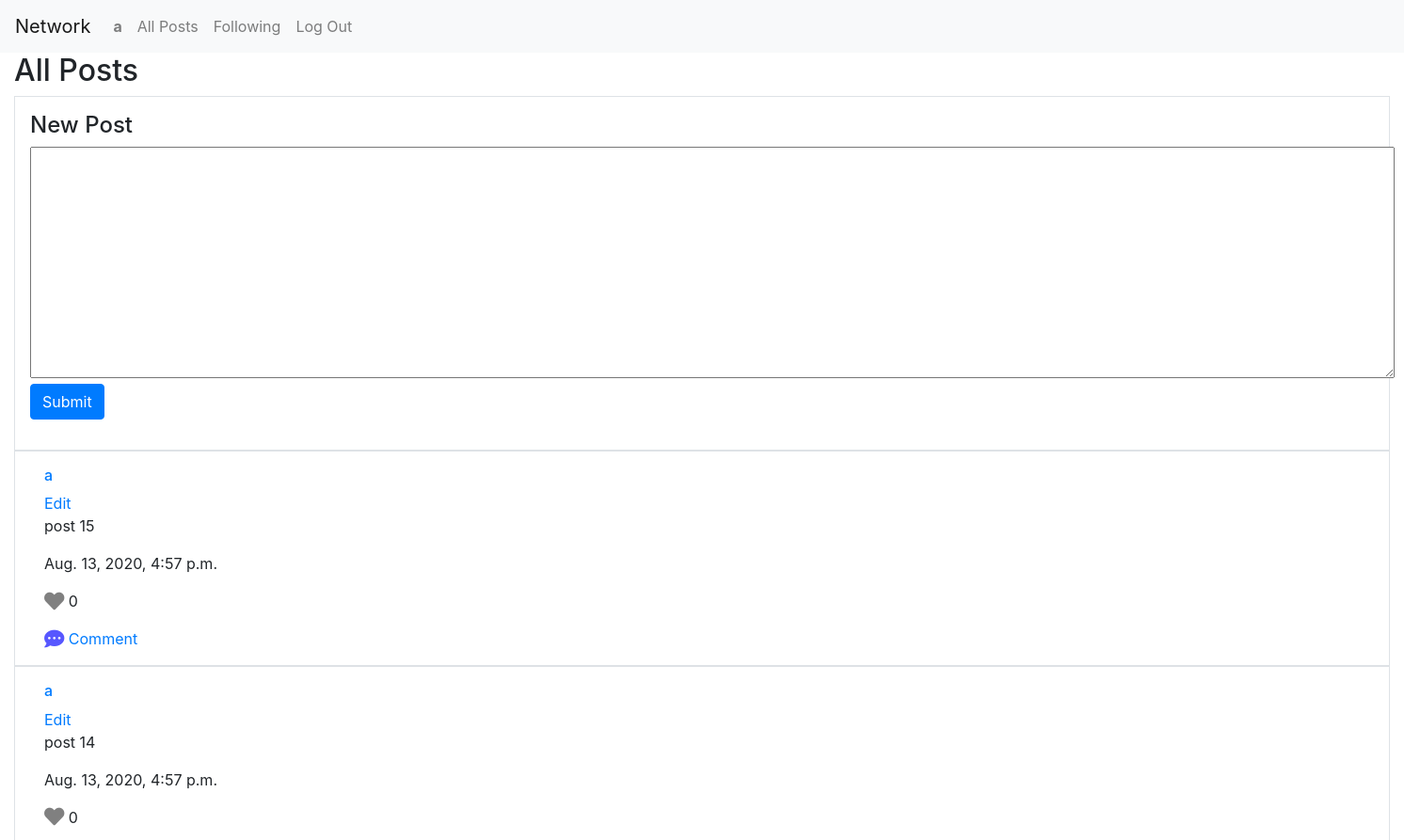
Page / (signed in, upper part) on the earlier database version.
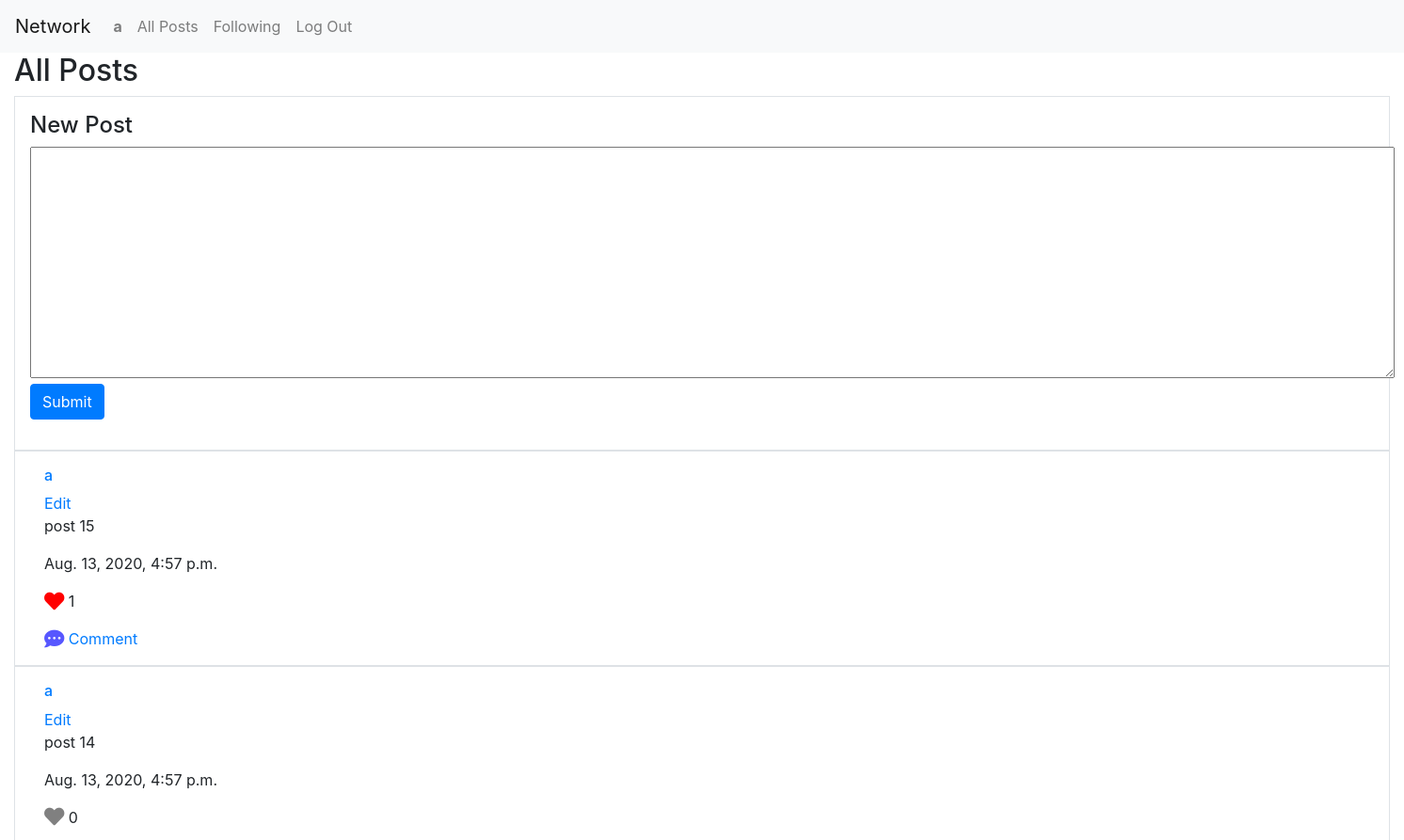
Same page on the later database version.
### network/models.py (models this page shows, shortened)
class Post(models.Model):
    user = models.ForeignKey(User, on_delete = models.CASCADE, related_name="post_user")
    text = models.TextField()
    time = models.DateTimeField(auto_now_add=True)
    likes = models.ForeignKey(Like, null=True, blank=True, on_delete = models.CASCADE, related_name="post_likes")
    comments = models.ManyToManyField(Comment, blank=True, related_name="post_comments")

class Like(models.Model):
    users = models.ManyToManyField(User, related_name="like_users")
    num = models.PositiveIntegerField(default=0)

class User(AbstractUser):
    pass

### network/views.py (the view, shortened to what this page needs)
# urls.py: path("", views.index, name="index"),
def index(request):
    if request.user.is_authenticated:
        if request.method == 'GET':
            all_posts = Post.objects.all().order_by('-time')
            page = request.GET.get('page', 1)
            paginator = Paginator(all_posts, 10)
            try:
                posts = paginator.page(page)
            except PageNotAnInteger:
                posts = paginator.page(1)
            except EmptyPage:
                posts = paginator.page(paginator.num_pages)
            post_form = PostForm(initial={'user': request.user})
            comment_form = CommentForm(initial={'user': request.user})
            return render(request, "network/index.html", {'posts': posts, 'post_form': post_form, 'comment_form': comment_form})
    else:
        return HttpResponseRedirect(reverse("login"))

### network/models.py
class PostForm(ModelForm):
    class Meta:
        model = Post
        fields = ('text',)
        exclude = ('user','time','likes','comments',)
        widgets = {
            "message": Textarea(
                attrs={"rows": 5, "cols": 200}
            )
        }
        error_messages = {
            'text': {
                'max_length': _("This post is too long."),
            },
        }

class CommentForm(ModelForm):
    class Meta:
        model = Comment
        fields = ('comment',)
        exclude = ('user',)
        labels = {
            "comment": _("Comment"),
        }
        widgets = {
            "message": Textarea(
                attrs={"rows": 5, "cols": 200}
            )
        }
        error_messages = {
            'text': {
                'max_length': _("This comment is too long."),
            },
        }

### network/templates/network/index.html (shortened to what this page needs)
{% extends "network/layout.html" %}
{% load static %}
{% block body %}
    <h2>All Posts</h2>
    <div class='row border mx-auto p-3' id="new_post">
        <h4>New Post</h4>
        <form action="{% url 'index' %}" method="POST" class="form-group">
            {{ post_form.text }}
            <input type="submit" class="btn btn-primary" name="post-submit" id="post-submit">
        </form>
    </div>
    <div id="posts">
        {% for post in posts %}
            <div class='row border mx-auto p-3' id="post">
                <div class="col-sm-12">
                    <h6><a href="{% url 'profile' post.user.id %}">{{ post.user }}</a></h6>
                    {% if request.user == post.user %}
                        <a href="" class="edit" id="{{ post.id }}">Edit</a>
                    {% endif %}
                    <p class="pt" id="{{ post.id }}">{{ post.text }}</p>
                    <p id="time">{{ post.time }}</p>
                    <p>
                        {% if request.user in post.likes.users.all %}
                            <a href="">
                                <i class="fas fa-heart fa-lg" name="heart" id="{{ post.id }}" style="color:red;"></i>
                            </a>
                        {% else %}
                            <a href="">
                                <i class="fas fa-heart fa-lg" name="heart" id="{{ post.id }}" style="color:gray;"></i>
                            </a>
                        {% endif %}
                        <span class="num-like" id="{{ post.id }}">{{ post.likes.num }}</span>
                    </p>
                    <a href="" class="comment" id="{{ post.id }}"><i class="fas fa-comment-dots fa-lg" style="color:rgb(87, 87, 255);"></i> Comment</a>
                </div>
            </div>
        {% endfor %}
    </div>
{% endblock %}

Differences in the rows shown:
changed through a linked row, Post "post 15": likes.num "0" → "1"
